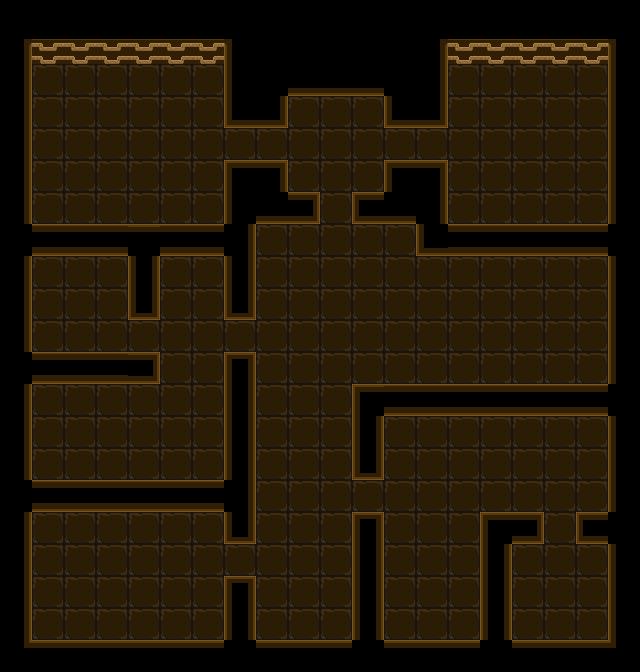

The image is a tile-based game level rendered from a .tmx file. Its description and source (layers, tilesets, objects; grid data summarised) follow:
An orthogonal 20x21 tile map with 32x32 px tiles, 1 tile layer (tiles) and 168 objects (146x Wall, 7x Door, 4x Block, 2x 2, 2x 1, ...).

<map version="1.2" tiledversion="1.2.3" orientation="orthogonal" renderorder="right-down" width="20" height="21" tilewidth="32" tileheight="32" infinite="0" nextlayerid="3" nextobjectid="182">
 <tileset firstgid="1" source="Tileset.tsx" />
 <layer id="1" name="tiles" width="20" height="21">
  <data>[420 cells, 420 non-empty, 17 distinct tile ids]</data>
 </layer>
 <objectgroup id="2" name="objects">
  <object id="1" name="Wall" x="608" y="32" width="32" height="32" />
  <object id="2" name="Wall" x="32" y="32" width="32" height="32" />
  <object id="3" name="Wall" x="96" y="32" width="32" height="32" />
  <object id="4" name="Wall" x="128" y="32" width="32" height="32" />
  <object id="6" name="Wall" x="160" y="32" width="32" height="32" />
  <object id="7" name="Wall" x="192" y="32" width="32" height="32" />
  <object id="8" name="Wall" x="224" y="64" width="32" height="32" />
  <object id="9" name="Wall" x="224" y="96" width="32" height="32" />
  <object id="11" name="Wall" x="288" y="64" width="32" height="32" />
  <object id="12" name="Wall" x="320" y="64" width="32" height="32" />
  <object id="13" name="Wall" x="352" y="64" width="32" height="32" />
  <object id="14" name="Wall" x="384" y="64" width="32" height="32" />
  <object id="15" name="Wall" x="448" y="32" width="32" height="32" />
  <object id="16" name="Wall" x="480" y="32" width="32" height="32" />
  <object id="19" name="Wall" x="512" y="32" width="32" height="32" />
  <object id="20" name="Wall" x="544" y="32" width="32" height="32" />
  <object id="21" name="Wall" x="576" y="32" width="32" height="32" />
  <object id="23" name="Wall" x="256" y="96" width="32" height="32" />
  <object id="24" name="Wall" x="64" y="32" width="32" height="32" />
  <object id="25" name="Wall" x="0" y="96" width="32" height="32" />
  <object id="26" name="Wall" x="0" y="32" width="32" height="32" />
  <object id="27" name="Wall" x="0" y="64" width="32" height="32" />
  <object id="28" name="Wall" x="0" y="128" width="32" height="32" />
  <object id="29" name="Wall" x="0" y="160" width="32" height="32" />
  <object id="30" name="Wall" x="0" y="192" width="32" height="32" />
  <object id="31" name="Wall" x="0" y="224" width="32" height="32" />
  <object id="32" name="Wall" x="0" y="256" width="32" height="32" />
  <object id="33" name="Wall" x="0" y="288" width="32" height="32" />
  <object id="34" name="Wall" x="0" y="320" width="32" height="32" />
  <object id="35" name="Wall" x="0" y="352" width="32" height="32" />
  <object id="36" name="Wall" x="0" y="384" width="32" height="32" />
  <object id="37" name="Wall" x="0" y="416" width="32" height="32" />
  <object id="38" name="Wall" x="0" y="448" width="32" height="32" />
  <object id="39" name="Wall" x="0" y="480" width="32" height="32" />
  <object id="40" name="Wall" x="0" y="512" width="32" height="32" />
  <object id="41" name="Wall" x="0" y="544" width="32" height="32" />
  <object id="43" name="Wall" x="0" y="576" width="32" height="32" />
  <object id="44" name="Wall" x="0" y="608" width="32" height="32" />
  <object id="45" name="Wall" x="0" y="640" width="32" height="32" />
  <object id="46" name="Wall" x="32" y="640" width="32" height="32" />
  <object id="47" name="Wall" x="64" y="640" width="32" height="32" />
  <object id="48" name="Wall" x="96" y="640" width="32" height="32" />
  <object id="49" name="Wall" x="128" y="640" width="32" height="32" />
  <object id="50" name="Wall" x="160" y="640" width="32" height="32" />
  <object id="51" name="Wall" x="192" y="640" width="32" height="32" />
  <object id="52" name="Wall" x="224" y="640" width="32" height="32" />
  <object id="53" name="Wall" x="256" y="640" width="32" height="32" />
  <object id="54" name="Wall" x="288" y="640" width="32" height="32" />
  <object id="55" name="Wall" x="320" y="640" width="32" height="32" />
  <object id="56" name="Wall" x="384" y="640" width="32" height="32" />
  <object id="57" name="Wall" x="352" y="640" width="32" height="32" />
  <object id="58" name="Wall" x="416" y="640" width="32" height="32" />
  <object id="60" name="Wall" x="448" y="640" width="32" height="32" />
  <object id="61" name="Wall" x="480" y="640" width="32" height="32" />
  <object id="62" name="Wall" x="512" y="640" width="32" height="32" />
  <object id="63" name="Wall" x="544" y="640" width="32" height="32" />
  <object id="64" name="Wall" x="576" y="640" width="32" height="32" />
  <object id="65" name="Wall" x="608" y="640" width="32" height="32" />
  <object id="66" name="Wall" x="608" y="608" width="32" height="32" />
  <object id="67" name="Wall" x="608" y="576" width="32" height="32" />
  <object id="68" name="Wall" x="608" y="544" width="32" height="32" />
  <object id="69" name="Wall" x="608" y="64" width="32" height="32" />
  <object id="70" name="Wall" x="608" y="96" width="32" height="32" />
  <object id="71" name="Wall" x="608" y="128" width="32" height="32" />
  <object id="72" name="Wall" x="608" y="160" width="32" height="32" />
  <object id="73" name="Wall" x="608" y="192" width="32" height="32" />
  <object id="74" name="Wall" x="608" y="224" width="32" height="32" />
  <object id="75" name="Wall" x="608" y="256" width="32" height="32" />
  <object id="76" name="Wall" x="608" y="480" width="32" height="32" />
  <object id="77" name="Wall" x="608" y="512" width="32" height="32" />
  <object id="78" name="Wall" x="608" y="288" width="32" height="32" />
  <object id="79" name="Wall" x="608" y="320" width="32" height="32" />
  <object id="80" name="Wall" x="608" y="352" width="32" height="32" />
  <object id="82" name="Wall" x="608" y="384" width="32" height="32" />
  <object id="83" name="Wall" x="608" y="416" width="32" height="32" />
  <object id="85" name="Wall" x="608" y="448" width="32" height="32" />
  <object id="88" name="Key" x="544" y="576" width="32" height="32" />
  <object id="89" name="Chest" x="64" y="544" width="32" height="32" />
  <object id="90" name="Entrance" type="Door" x="576" y="128" width="32" height="32" />
  <object id="91" name="Switch" type="2" x="128" y="160" width="32" height="32" />
  <object id="92" name="Player" x="576" y="160" width="32" height="32" />
  <object id="93" name="Block" x="288" y="128" width="32" height="32" />
  <object id="94" name="Switch" type="3" x="128" y="96" width="32" height="32" />
  <object id="95" name="Block" x="416" y="128" width="32" height="32" />
  <object id="96" name="1" type="Door" x="224" y="128" width="32" height="32" />
  <object id="97" name="Switch" type="1" x="320" y="416" width="32" height="32" />
  <object id="98" name="Switch" type="2" x="416" y="320" width="32" height="32" />
  <object id="99" name="2" type="Door" x="352" y="480" width="32" height="32" />
  <object id="100" name="Switch" type="1" x="416" y="512" width="32" height="32" />
  <object id="101" name="4" type="Door" x="128" y="320" width="32" height="32" />
  <object id="102" name="5" type="Door" x="544" y="512" width="32" height="32" />
  <object id="103" name="Switch" type="5" x="32" y="320" width="32" height="32" />
  <object id="104" name="Block" x="64" y="288" width="32" height="32" />
  <object id="105" name="3" type="Door" x="224" y="320" width="32" height="32" />
  <object id="106" name="Block" x="128" y="384" width="32" height="32" />
  <object id="107" name="Switch" type="4" x="480" y="448" width="32" height="32" />
  <object id="108" name="6" type="Door" x="224" y="544" width="32" height="32" />
  <object id="110" name="Switch" type="6" x="64" y="128" width="32" height="32" />
  <object id="111" name="Wall" x="384" y="96" width="32" height="32" />
  <object id="112" name="Wall" x="416" y="96" width="32" height="32" />
  <object id="113" name="Wall" x="416" y="32" width="32" height="32" />
  <object id="114" name="Wall" x="416" y="64" width="32" height="32" />
  </objectgroup>
</map>
<!-- 66 of 168 objects omitted -->
